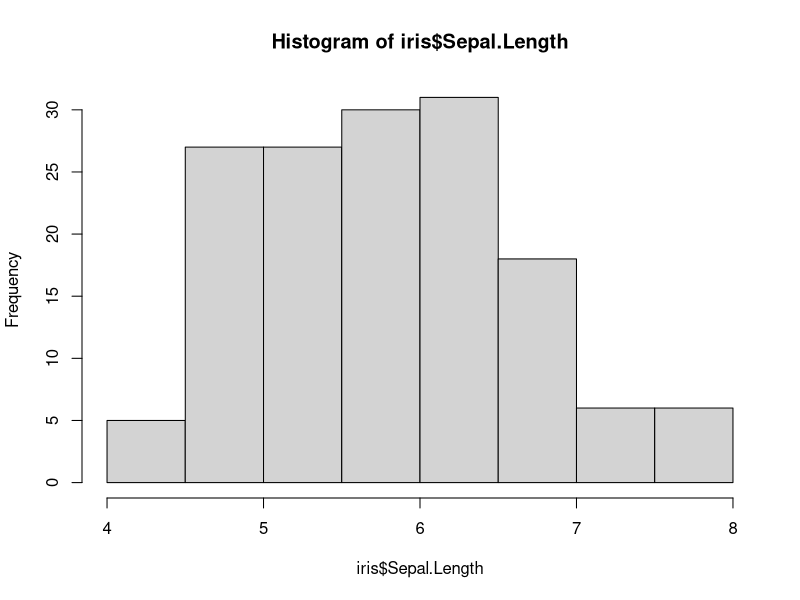
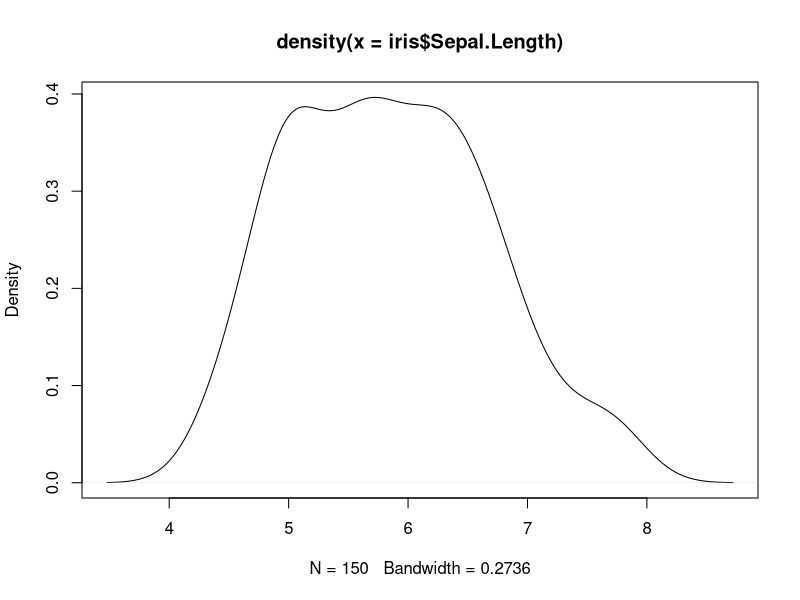
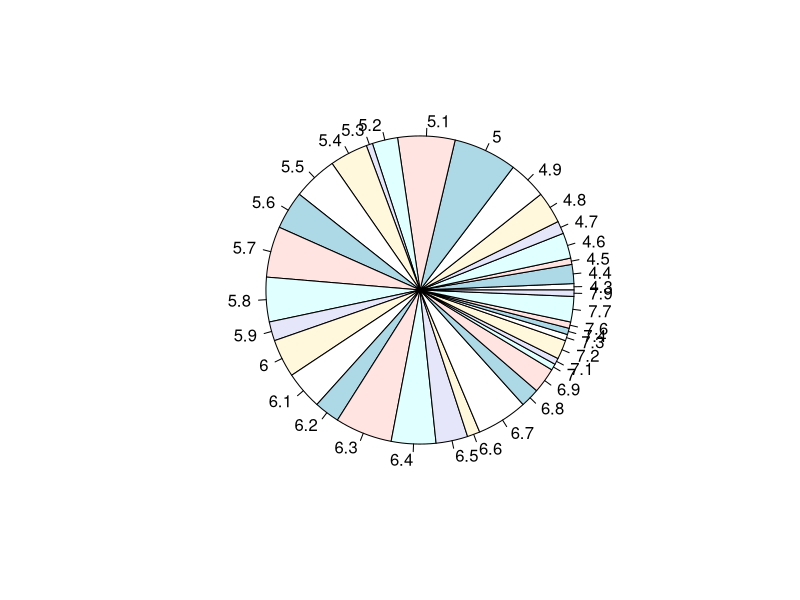
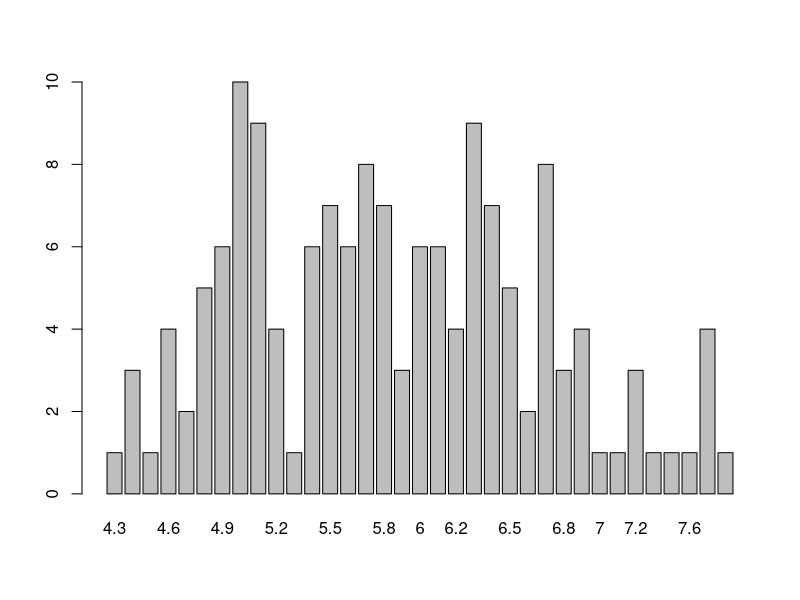

The R script that drew these images, in order:


iris[1:10, "Sepal.Length"]
summary(iris)
quantile(iris$Sepal.Length)
quantile(iris$Sepal.Length, c(.1, .3, .65))

#variance
var(iris$Sepal.Length)

#histogram
hist(iris$Sepal.Length)

#plot of density
plot(density(iris$Sepal.Length))

r <- iris$Sepal.Length
table(r)
pie(table(r))
barplot(table(r))

cov(iris$Sepal.Length, iris$Petal.Length)


